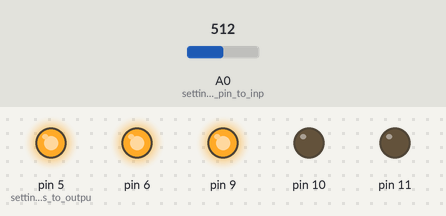
Recording of a sketch running on a simulated Arduino Uno, built with avr-gcc and run on an emulated ATmega328P. Parts: output pins drawn as LEDs (lit = HIGH). Inputs (shaded band) come from the test bench; at power-on: A0 (setting_analog_pin_to_inp) = 512.

Above: at 1.2 s.
1.3 s: A0 (setting_analog_pin_to_inp) set to 598
2.8 s: A0 (setting_analog_pin_to_inp) set to 621
At 3.3 s:
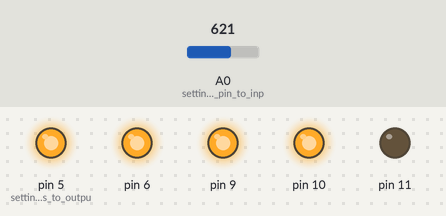
4.3 s: A0 (setting_analog_pin_to_inp) set to 807
5.8 s: A0 (setting_analog_pin_to_inp) set to 825
At 6.8 s:
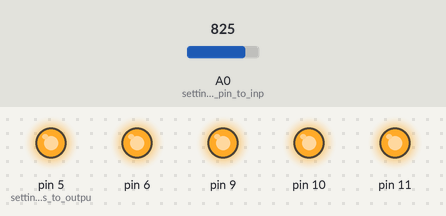
7.3 s: A0 (setting_analog_pin_to_inp) set to 306
At 8.0 s:
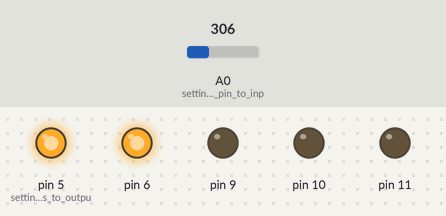
8.8 s: A0 (setting_analog_pin_to_inp) set to 399
10.3 s: A0 (setting_analog_pin_to_inp) set to 423
At 11.4 s:
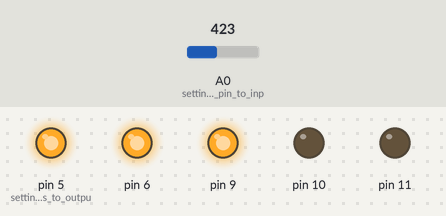
Timing chart, 0 to 12.8 s (numbered marks = the images above; inputs shaded):
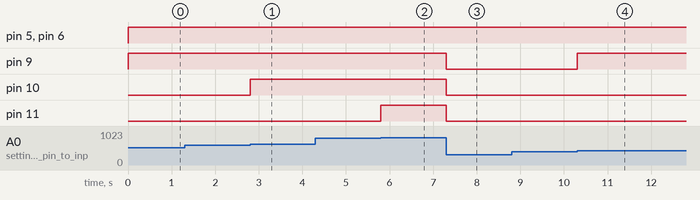

Measured:
- the behaviour switches between 613 and 614 on A0 (setting_analog_pin_to_inp) (found by bisection; images 0 and 1)
- the behaviour switches between 818 and 819 on A0 (setting_analog_pin_to_inp) (found by bisection; images 1 and 2)
- the behaviour switches between 409 and 410 on A0 (setting_analog_pin_to_inp) (found by bisection; images 3 and 4)
- after the input at 1.3 s, every drawn part: stays the same
- after the input at 2.8 s, pin 10: LOW → HIGH at once
- after the input at 4.3 s, every drawn part: stays the same
- after the input at 5.8 s, pin 11: LOW → HIGH at once
- after the input at 7.3 s, pin 9–11: HIGH → LOW at once
- after the input at 8.8 s, every drawn part: stays the same
- after the input at 10.3 s, pin 9: LOW → HIGH at once

The sketch:

HW2Problem2.ino
```cpp
int max = 1023; //max reading of analogread

 void setup() {
  // put your setup code here, to run once:
  pinMode(A0, INPUT_PULLUP); //setting analog pin to input, photocell is here
  pinMode(5, OUTPUT); //setting LED pins to output
  pinMode(6, OUTPUT);
  pinMode(9, OUTPUT);
  pinMode(10, OUTPUT);
  pinMode(11, OUTPUT);
  digitalWrite(5, LOW); //starting with all LEDs off
  digitalWrite(6, LOW);
  digitalWrite(9, LOW);
  digitalWrite(10, LOW);
  digitalWrite(11, LOW);
}

void loop() {
  // put your main code here, to run repeatedly:
  int val = analogRead(A0); //value for the reading of the analog pin / photocell
  float scaledVal = (float(val) / float(max)) * 5; //divide the analog reading by the max analog value to get a fraction/percentage, then multiplying by 5 so I can have a value scaled to voltage
  if(scaledVal < 1.0){ //if the reading is under 1V
    digitalWrite(5, HIGH); //turn one LED on and everything else off
    digitalWrite(6, LOW);
    digitalWrite(9, LOW);
    digitalWrite(10, LOW);
    digitalWrite(11, LOW);
  }
  if(scaledVal >= 1.0 && scaledVal < 2.0){ //if the reading is between 1 and 2 Volts
    digitalWrite(5, HIGH); //turn two LED on and everything else off
    digitalWrite(6, HIGH);
    digitalWrite(9, LOW);
    digitalWrite(10, LOW);
    digitalWrite(11, LOW);
  }
  if(scaledVal >= 2.0 && scaledVal < 3.0){ //if the reading is between 2 and 3 Volts
    digitalWrite(5, HIGH); //turn three LED on and everything else off
    digitalWrite(6, HIGH);
    digitalWrite(9, HIGH);
    digitalWrite(10, LOW);
    digitalWrite(11, LOW);
  }
  if(scaledVal >= 3.0 && scaledVal < 4.0){ //if the reading is between 3 and 4 Volts
    digitalWrite(5, HIGH); //turn four LED on and everything else off
    digitalWrite(6, HIGH);
    digitalWrite(9, HIGH);
    digitalWrite(10, HIGH);
    digitalWrite(11, LOW);
  }
  if(scaledVal >= 4.0 && scaledVal < 5.0){ //if the reading above 4 Volts (and below 5V)
    digitalWrite(5, HIGH); //turn all five LED on
    digitalWrite(6, HIGH);
    digitalWrite(9, HIGH);
    digitalWrite(10, HIGH);
    digitalWrite(11, HIGH);
  }
}
```
